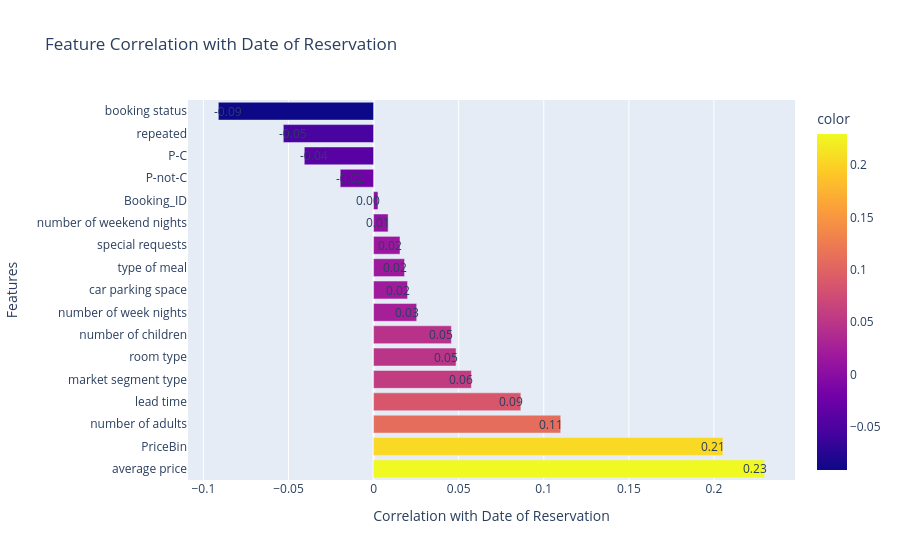

Notebook cell for this chart:
### Markdown cell above
Observation : It represent Correlation Matrix Heatmap base on data. Variables with values that are close to +1 or -1 showcase a strong correlation, whereas the values that are near to 0 signal a weak correlation.

### Code cell
for col in df.select_dtypes(include=['object']).columns:
    df[col] = pd.Categorical(df[col]).codes

df_correlation = df.corr(numeric_only=True)

features = df_correlation['date of reservation'].sort_values(ascending=False).drop('date of reservation')

fig = pltx.bar(
    x=features.values,
    y=features.index,
    title="Feature Correlation with Date of Reservation",
    color=features.values,
    orientation='h',
    color_continuous_scale="Plasma"
)

for i in range(len(features)):
    fig.add_annotation(
        x=features.values[i],
        y=features.index[i],
        text=f"{features.values[i]:.2f}",
        xshift=10 if features.values[i] < 0 else -10,
        showarrow=False,
    )

fig.update_layout(
    xaxis_title="Correlation with Date of Reservation",
    yaxis_title="Features"
)   

fig.show()

### Figure 1 — Plotly figure (JSON) as saved in the notebook; plotly's stock layout.template omitted (floating-point values rounded to 4 significant figures)
{"data": [{"hovertemplate": "x=%{x}<br>y=%{y}<br>color=%{marker.color}<extra></extra>", "legendgroup": "", "marker": {"color": [0.2298, 0.2052, 0.11, 0.08655, 0.05747, 0.04846, 0.04574, 0.02534, 0.01997, 0.01819, 0.01552, 0.008553, 0.002576, -0.01961, -0.04072, -0.05305, -0.09121], "coloraxis": "coloraxis", "pattern": {"shape": ""}}, "name": "", "orientation": "h", "showlegend": false, "textposition": "auto", "type": "bar", "x": [0.2298, 0.2052, 0.11, 0.08655, 0.05747, 0.04846, 0.04574, 0.02534, 0.01997, 0.01819, 0.01552, 0.008553, 0.002576, -0.01961, -0.04072, -0.05305, -0.09121], "xaxis": "x", "y": ["average price", "PriceBin", "number of adults", "lead time", "market segment type", "room type", "number of children", "number of week nights", "car parking space", "type of meal", "special requests", "number of weekend nights", "Booking_ID", "P-not-C", "P-C", "repeated", "booking status"], "yaxis": "y"}], "layout": {"annotations": [{"showarrow": false, "text": "0.23", "x": 0.2298, "xshift": -10, "y": "average price"}, {"showarrow": false, "text": "0.21", "x": 0.2052, "xshift": -10, "y": "PriceBin"}, {"showarrow": false, "text": "0.11", "x": 0.11, "xshift": -10, "y": "number of adults"}, {"showarrow": false, "text": "0.09", "x": 0.08655, "xshift": -10, "y": "lead time"}, {"showarrow": false, "text": "0.06", "x": 0.05747, "xshift": -10, "y": "market segment type"}, {"showarrow": false, "text": "0.05", "x": 0.04846, "xshift": -10, "y": "room type"}, {"showarrow": false, "text": "0.05", "x": 0.04574, "xshift": -10, "y": "number of children"}, {"showarrow": false, "text": "0.03", "x": 0.02534, "xshift": -10, "y": "number of week nights"}, {"showarrow": false, "text": "0.02", "x": 0.01997, "xshift": -10, "y": "car parking space"}, {"showarrow": false, "text": "0.02", "x": 0.01819, "xshift": -10, "y": "type of meal"}, {"showarrow": false, "text": "0.02", "x": 0.01552, "xshift": -10, "y": "special requests"}, {"showarrow": false, "text": "0.01", "x": 0.008553, "xshift": -10, "y": "number of weekend nights"}, {"showarrow": false, "text": "0.00", "x": 0.002576, "xshift": -10, "y": "Booking_ID"}, {"showarrow": false, "text": "-0.02", "x": -0.01961, "xshift": 10, "y": "P-not-C"}, {"showarrow": false, "text": "-0.04", "x": -0.04072, "xshift": 10, "y": "P-C"}, {"showarrow": false, "text": "-0.05", "x": -0.05305, "xshift": 10, "y": "repeated"}, {"showarrow": false, "text": "-0.09", "x": -0.09121, "xshift": 10, "y": "booking status"}], "barmode": "relative", "coloraxis": {"autocolorscale": false, "colorbar": {"title": {"text": "color"}}, "colorscale": [[0, "#0d0887"], [0.1111, "#46039f"], [0.2222, "#7201a8"], [0.3333, "#9c179e"], [0.4444, "#bd3786"], [0.5556, "#d8576b"], [0.6667, "#ed7953"], [0.7778, "#fb9f3a"], [0.8889, "#fdca26"], [1, "#f0f921"]]}, "legend": {"tracegroupgap": 0}, "title": {"text": "Feature Correlation with Date of Reservation"}, "xaxis": {"anchor": "y", "domain": [0, 1], "title": {"text": "Correlation with Date of Reservation"}}, "yaxis": {"anchor": "x", "domain": [0, 1], "title": {"text": "Features"}}}}
